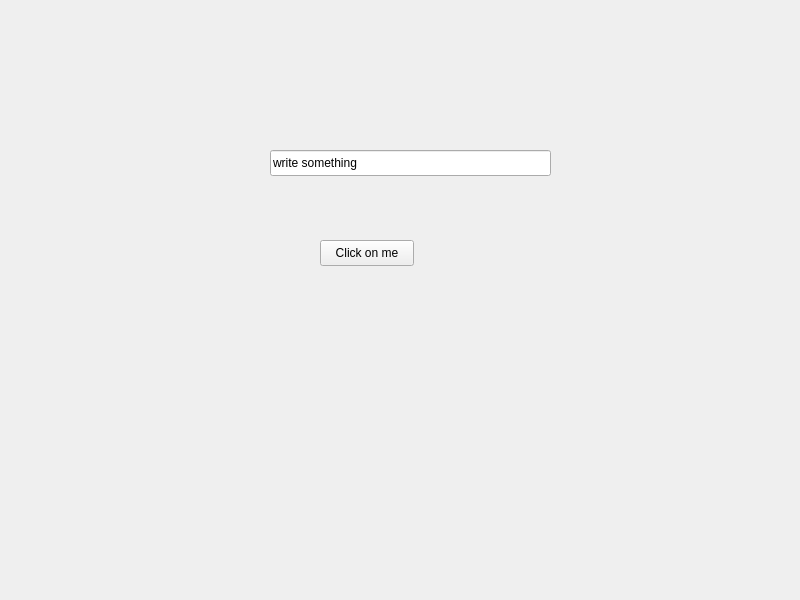
<?xml version="1.0" encoding="UTF-8"?>
<ui version="4.0">
 <class>Widget</class>
 <widget class="QWidget" name="Widget">
  <property name="geometry">
   <rect>
    <x>0</x>
    <y>0</y>
    <width>800</width>
    <height>600</height>
   </rect>
  </property>
  <property name="windowTitle">
   <string>Widget</string>
  </property>
  <widget class="QLineEdit" name="lineEdit">
   <property name="geometry">
    <rect>
     <x>270</x>
     <y>150</y>
     <width>281</width>
     <height>26</height>
    </rect>
   </property>
   <property name="text">
    <string>write something</string>
   </property>
  </widget>
  <widget class="QPushButton" name="pushButton">
   <property name="geometry">
    <rect>
     <x>320</x>
     <y>240</y>
     <width>94</width>
     <height>26</height>
    </rect>
   </property>
   <property name="text">
    <string>Click on me</string>
   </property>
  </widget>
 </widget>
 <resources/>
 <connections/>
</ui>
